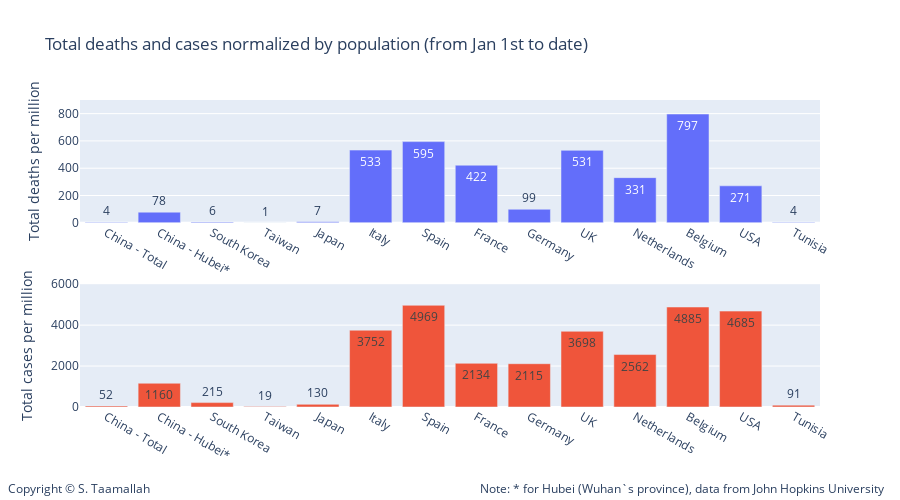

Here is the notebook cell this chart was saved with:
### Code cell
#df_dict = pd.DataFrame.from_dict(Dict_deaths_normalized_by_pop)
import plotly.express as px
import plotly.graph_objects as go

data=[go.Bar(
            x=list(Dict_deaths_normalized_by_pop.keys()), y=list(Dict_deaths_normalized_by_pop.values()),
            text=list(Dict_deaths_normalized_by_pop.values()),
            textposition='auto',showlegend=False,),
      go.Bar(
            x=list(Dict_cases_normalized_by_pop.keys()), y=list(Dict_cases_normalized_by_pop.values()),
            text=list(Dict_cases_normalized_by_pop.values()),
            textposition='auto',
            xaxis='x3',
            yaxis='y5',
            showlegend=False)
     ]

layout = go.Layout(
    title='Total deaths and cases normalized by population (from Jan 1st to date)',
    legend=dict(x=.1, y=1.15, orientation="h"), 
    width=900,
    height=500,
    
    annotations=[
        dict(
            x=1.09,
            y=-0.3,
            showarrow=False,
            text='Note: * for Hubei (Wuhan`s province), data from John Hopkins University',
            xref='paper',
            yref='paper'
        ),
        
        dict(
            x=-0.1,
            y=-0.3,
            showarrow=False,
            text='Copyright © S. Taamallah ',
            xref='paper',
            yref='paper'
        )
    ],
    
    # Top left
    xaxis=dict(
        title='',
        domain=[0, 1],
        range=['2020-01-15', '2020-04-15'],
    ),
    yaxis=dict(
        title='Total deaths per million',
        #type='log',
        range=[0,900],
        domain=[0.6, 1],
        anchor='x'
    ),
    yaxis2=dict(
        title = 'Total deaths per million',
        #type='log',
        range=[0,5000],
        overlaying='y',
        side='right'
    ),
    

    # middle left
    xaxis3=dict(
        title='',
        range=['2020-01-15', '2020-04-15'],
        domain=[0, 1],
        anchor='y5'
    ),
    yaxis5=dict(
        #type='log',
        title = 'Total cases per million',
        domain=[0, 0.4],
        range=[0,6000],
        anchor='x3'
    ),
    yaxis6=dict(
        title = 'Total cases per million',
        domain=[0.375, 0.625],
        overlaying='y5',
        range=[-600,600],
        side='right',
        anchor='x3'
    ),
   
)

fig = go.Figure(data=data, layout=layout)

fig.show()

from plotly.offline import plot
plot(fig, filename="STaamallah_covid19_analysis_chart_7_20200426.html", auto_open = False)

### Figure 1 — Plotly figure (JSON) as saved in the notebook; plotly's stock layout.template omitted (floating-point values rounded to 4 significant figures)
{"data": [{"showlegend": false, "text": ["4", "78", "6", "1", "7", "533", "595", "422", "99", "531", "331", "797", "271", "4"], "textposition": "auto", "type": "bar", "x": ["China - Total", "China - Hubei*", "South Korea", "Taiwan", "Japan", "Italy", "Spain", "France", "Germany", "UK", "Netherlands", "Belgium", "USA", "Tunisia"], "y": [4, 78, 6, 1, 7, 533, 595, 422, 99, 531, 331, 797, 271, 4]}, {"showlegend": false, "text": ["52", "1160", "215", "19", "130", "3752", "4969", "2134", "2115", "3698", "2562", "4885", "4685", "91"], "textposition": "auto", "type": "bar", "x": ["China - Total", "China - Hubei*", "South Korea", "Taiwan", "Japan", "Italy", "Spain", "France", "Germany", "UK", "Netherlands", "Belgium", "USA", "Tunisia"], "xaxis": "x3", "y": [52, 1160, 215, 19, 130, 3752, 4969, 2134, 2115, 3698, 2562, 4885, 4685, 91], "yaxis": "y5"}], "layout": {"annotations": [{"showarrow": false, "text": "Note: * for Hubei (Wuhan`s province), data from John Hopkins University", "x": 1.09, "xref": "paper", "y": -0.3, "yref": "paper"}, {"showarrow": false, "text": "Copyright © S. Taamallah ", "x": -0.1, "xref": "paper", "y": -0.3, "yref": "paper"}], "height": 500, "legend": {"orientation": "h", "x": 0.1, "y": 1.15}, "title": {"text": "Total deaths and cases normalized by population (from Jan 1st to date)"}, "width": 900, "xaxis": {"autorange": true, "domain": [0, 1], "range": [-0.5, 13.5], "title": {"text": ""}, "type": "category"}, "xaxis3": {"anchor": "y5", "autorange": true, "domain": [0, 1], "range": [-0.5, 13.5], "title": {"text": ""}, "type": "category"}, "yaxis": {"anchor": "x", "domain": [0.6, 1], "range": [0, 900], "title": {"text": "Total deaths per million"}, "type": "linear"}, "yaxis2": {"overlaying": "y", "range": [0, 5000], "side": "right", "title": {"text": "Total deaths per million"}}, "yaxis5": {"anchor": "x3", "domain": [0, 0.4], "range": [0, 6000], "title": {"text": "Total cases per million"}, "type": "linear"}, "yaxis6": {"anchor": "x3", "domain": [0.375, 0.625], "overlaying": "y5", "range": [-600, 600], "side": "right", "title": {"text": "Total cases per million"}}}}
